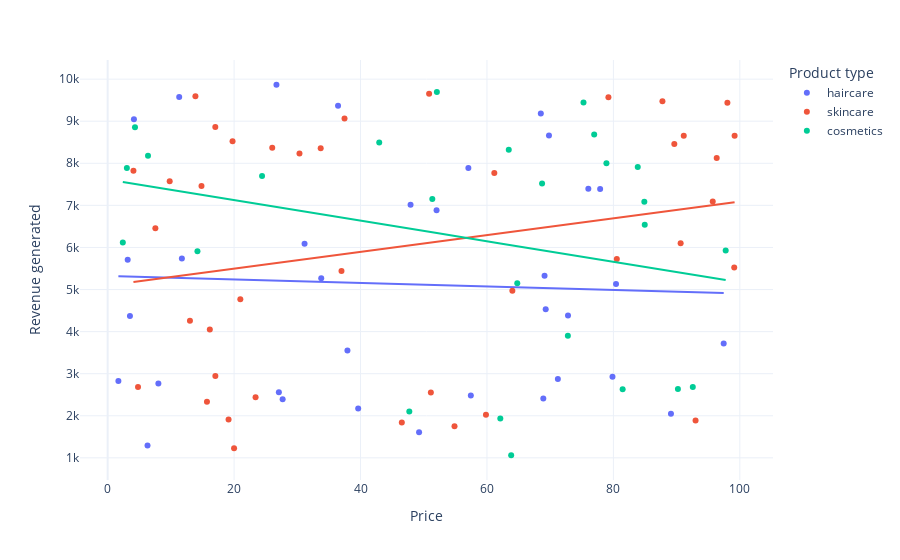

Notebook cell for this chart:
### Markdown cell above
### ***1) visualization of the price of products and the revenue generated***

### Code cell
fig = px.scatter(df, x='Price', y='Revenue generated', color='Product type', hover_data='Number of products sold', trendline='ols')
fig.show()

### Figure 1 — Plotly figure (JSON) as saved in the notebook; plotly's stock layout.template omitted (floating-point values rounded to 4 significant figures)
{"data": [{"customdata": [[802], [8], [147], [336], [620], [884], [209], [142], [353], [327], [598], [24], [859], [29], [154], [622], [701], [227], [117], [163], [32], [904], [241], [359], [946], [198], [774], [663], [618], [79], [114], [672], [62], [627]], "hovertemplate": "Product type=haircare<br>Price=%{x}<br>Revenue generated=%{y}<br>Number of products sold=%{customdata[0]}<extra></extra>", "legendgroup": "haircare", "marker": {"color": "#636efa", "symbol": "circle"}, "mode": "markers", "name": "haircare", "orientation": "v", "showlegend": true, "type": "scatter", "x": [69.81, 11.32, 1.7, 71.21, 36.44, 27.68, 4.156, 39.63, 97.45, 8.023, 11.74, 33.78, 27.08, 76.04, 26.7, 31.15, 79.86, 49.26, 52.03, 37.93, 47.91, 3.17, 69.11, 57.45, 6.307, 57.06, 72.82, 68.91, 89.1, 80.41, 69.29, 77.9, 3.526, 68.52], "xaxis": "x", "y": [8662.0, 9578.0, 2828.0, 2874.0, 9365.0, 2391.0, 9049.0, 2175.0, 3716.0, 2766.0, 5737.0, 5268.0, 2557.0, 7397.0, 9866.0, 6088.0, 2926.0, 1606.0, 6886.0, 3550.0, 7015.0, 5710.0, 5328.0, 2484.0, 1292.0, 7889.0, 4384.0, 2412.0, 2048.0, 5134.0, 4531.0, 7386.0, 4371.0, 9185.0], "yaxis": "y"}, {"hovertemplate": "<b>OLS trendline</b><br>Revenue generated = -4.1918 * Price + 5323.92<br>R<sup>2</sup>=0.002087<br><br>Product type=haircare<br>Price=%{x}<br>Revenue generated=%{y} <b>(trend)</b><extra></extra>", "legendgroup": "haircare", "marker": {"color": "#636efa", "symbol": "circle"}, "mode": "lines", "name": "haircare", "showlegend": false, "type": "scatter", "x": [1.7, 3.17, 3.526, 4.156, 6.307, 8.023, 11.32, 11.74, 26.7, 27.08, 27.68, 31.15, 33.78, 36.44, 37.93, 39.63, 47.91, 49.26, 52.03, 57.06, 57.45, 68.52, 68.91, 69.11, 69.29, 69.81, 71.21, 72.82, 76.04, 77.9, 79.86, 80.41, 89.1, 97.45], "xaxis": "x", "y": [5317.0, 5311.0, 5309.0, 5307.0, 5297.0, 5290.0, 5276.0, 5275.0, 5212.0, 5210.0, 5208.0, 5193.0, 5182.0, 5171.0, 5165.0, 5158.0, 5123.0, 5117.0, 5106.0, 5085.0, 5083.0, 5037.0, 5035.0, 5034.0, 5033.0, 5031.0, 5025.0, 5019.0, 5005.0, 4997.0, 4989.0, 4987.0, 4950.0, 4915.0], "yaxis": "y"}, {"customdata": [[736], [83], [871], [65], [980], [996], [960], [249], [562], [469], [280], [187], [320], [168], [781], [602], [963], [963], [176], [933], [556], [155], [910], [820], [242], [93], [896], [380], [246], [134], [457], [704], [513], [511], [106], [872], [336], [223], [320], [913]], "hovertemplate": "Product type=skincare<br>Price=%{x}<br>Revenue generated=%{y}<br>Number of products sold=%{customdata[0]}<extra></extra>", "legendgroup": "skincare", "marker": {"color": "#EF553B", "symbol": "circle"}, "mode": "markers", "name": "skincare", "orientation": "v", "showlegend": true, "type": "scatter", "x": [14.84, 61.16, 4.805, 4.078, 64.02, 15.71, 90.64, 16.16, 99.17, 36.99, 7.547, 51.12, 96.34, 50.85, 79.21, 37.47, 9.813, 23.4, 19.13, 80.54, 99.11, 46.53, 95.71, 98.03, 30.34, 20.99, 59.84, 17.03, 13.02, 89.63, 33.7, 26.03, 87.76, 54.87, 93.0, 91.13, 17.03, 20.0, 13.88, 19.75], "xaxis": "x", "y": [7461.0, 7767.0, 2687.0, 7823.0, 4971.0, 2331.0, 6100.0, 4053.0, 8654.0, 5442.0, 6454.0, 2553.0, 8128.0, 9655.0, 9572.0, 9062.0, 7573.0, 2438.0, 1912.0, 5725.0, 5521.0, 1840.0, 7089.0, 9436.0, 8232.0, 4767.0, 2021.0, 8864.0, 4257.0, 8459.0, 8355.0, 8368.0, 9474.0, 1752.0, 1889.0, 8652.0, 2943.0, 1230.0, 9593.0, 8526.0], "yaxis": "y"}, {"hovertemplate": "<b>OLS trendline</b><br>Revenue generated = 19.9126 * Price + 5099.65<br>R<sup>2</sup>=0.054398<br><br>Product type=skincare<br>Price=%{x}<br>Revenue generated=%{y} <b>(trend)</b><extra></extra>", "legendgroup": "skincare", "marker": {"color": "#EF553B", "symbol": "circle"}, "mode": "lines", "name": "skincare", "showlegend": false, "type": "scatter", "x": [4.078, 4.805, 7.547, 9.813, 13.02, 13.88, 14.84, 15.71, 16.16, 17.03, 17.03, 19.13, 19.75, 20.0, 20.99, 23.4, 26.03, 30.34, 33.7, 36.99, 37.47, 46.53, 50.85, 51.12, 54.87, 59.84, 61.16, 64.02, 79.21, 80.54, 87.76, 89.63, 90.64, 91.13, 93.0, 95.71, 96.34, 98.03, 99.11, 99.17], "xaxis": "x", "y": [5181.0, 5195.0, 5250.0, 5295.0, 5359.0, 5376.0, 5395.0, 5412.0, 5421.0, 5439.0, 5439.0, 5481.0, 5493.0, 5498.0, 5518.0, 5566.0, 5618.0, 5704.0, 5771.0, 5836.0, 5846.0, 6026.0, 6112.0, 6118.0, 6192.0, 6291.0, 6318.0, 6374.0, 6677.0, 6703.0, 6847.0, 6884.0, 6904.0, 6914.0, 6951.0, 7006.0, 7018.0, 7052.0, 7073.0, 7074.0], "yaxis": "y"}, {"customdata": [[426], [150], [126], [601], [391], [352], [394], [253], [616], [449], [705], [919], [99], [633], [484], [270], [637], [478], [375], [25], [737], [134], [916], [276], [987], [324]], "hovertemplate": "Product type=cosmetics<br>Price=%{x}<br>Revenue generated=%{y}<br>Number of products sold=%{customdata[0]}<extra></extra>", "legendgroup": "cosmetics", "marker": {"color": "#00cc96", "symbol": "circle"}, "mode": "markers", "name": "cosmetics", "orientation": "v", "showlegend": true, "type": "scatter", "x": [42.96, 68.72, 81.46, 84.89, 4.324, 92.56, 2.397, 63.45, 64.8, 84.96, 52.08, 51.36, 78.9, 14.2, 63.83, 72.8, 6.382, 90.2, 83.85, 76.96, 75.27, 97.76, 62.11, 47.71, 3.038, 24.42], "xaxis": "x", "y": [8496.0, 7517.0, 2629.0, 7087.0, 8858.0, 2686.0, 6117.0, 8319.0, 5150.0, 6541.0, 9692.0, 7152.0, 8002.0, 5911.0, 1062.0, 3900.0, 8180.0, 2633.0, 7911.0, 8685.0, 9445.0, 5925.0, 1935.0, 2100.0, 7888.0, 7698.0], "yaxis": "y"}, {"hovertemplate": "<b>OLS trendline</b><br>Revenue generated = -24.4531 * Price + 7615.01<br>R<sup>2</sup>=0.081280<br><br>Product type=cosmetics<br>Price=%{x}<br>Revenue generated=%{y} <b>(trend)</b><extra></extra>", "legendgroup": "cosmetics", "marker": {"color": "#00cc96", "symbol": "circle"}, "mode": "lines", "name": "cosmetics", "showlegend": false, "type": "scatter", "x": [2.397, 3.038, 4.324, 6.382, 14.2, 24.42, 42.96, 47.71, 51.36, 52.08, 62.11, 63.45, 63.83, 64.8, 68.72, 72.8, 75.27, 76.96, 78.9, 81.46, 83.85, 84.89, 84.96, 90.2, 92.56, 97.76], "xaxis": "x", "y": [7556.0, 7541.0, 7509.0, 7459.0, 7268.0, 7018.0, 6565.0, 6448.0, 6359.0, 6342.0, 6096.0, 6064.0, 6054.0, 6031.0, 5935.0, 5835.0, 5774.0, 5733.0, 5686.0, 5623.0, 5565.0, 5539.0, 5538.0, 5409.0, 5352.0, 5224.0], "yaxis": "y"}], "layout": {"legend": {"title": {"text": "Product type"}, "tracegroupgap": 0}, "margin": {"t": 60}, "xaxis": {"anchor": "y", "domain": [0, 1], "title": {"text": "Price"}}, "yaxis": {"anchor": "x", "domain": [0, 1], "title": {"text": "Revenue generated"}}}}
